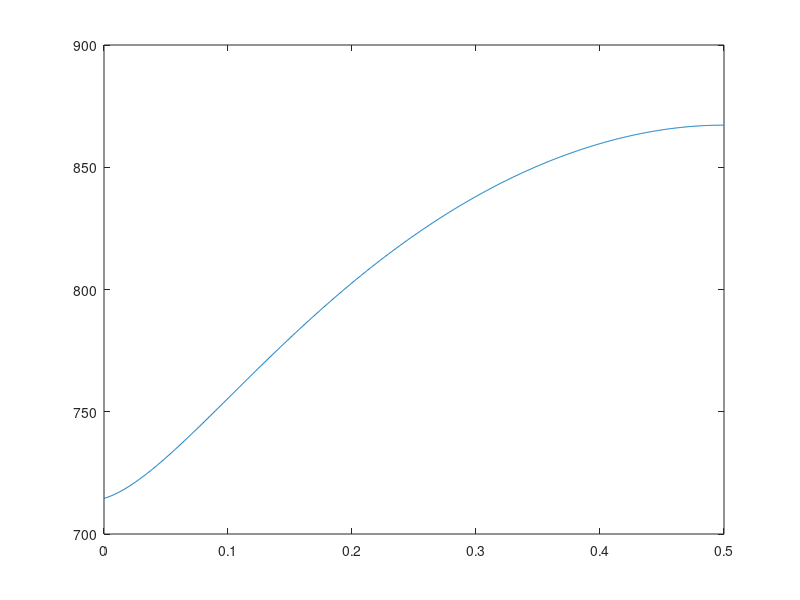

MATLAB code to generate this figure:
clear;
data=csvread('Treball_sortida.csv');
data(1,:)=[];
%plot(data(:,2),data(:,3));
%plot(data(:,2),data(:,4));
plot(data(1:end-1,2),data(1:end-1,13));
